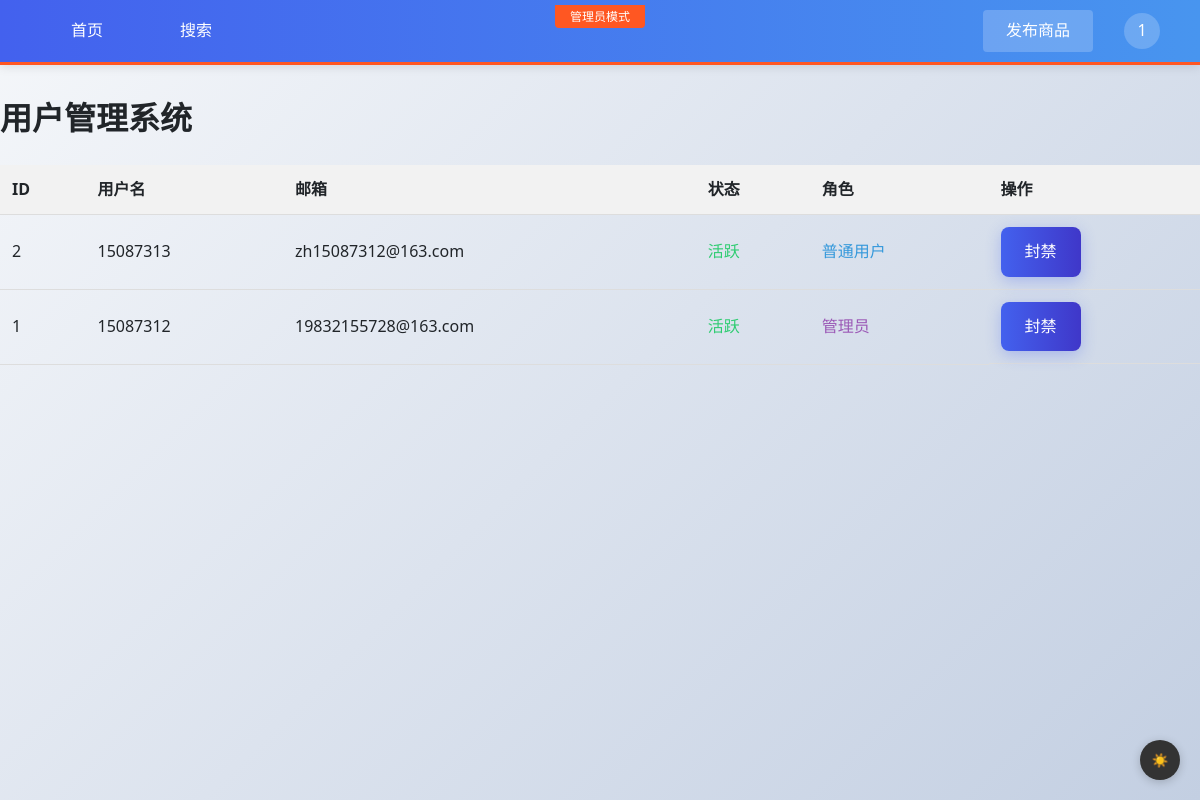
The app's page /admin/users (signed in) with its own data.
### models.py (models this page shows, shortened)
class User(UserMixin, db.Model):
    id = db.Column(db.Integer, primary_key=True)
    username = db.Column(db.String(80), unique=True, nullable=False)
    email = db.Column(db.String(120), unique=True, nullable=False)
    password_hash = db.Column(db.String(128), nullable=False)  # 存储哈希值而非明文
    email_confirmed = db.Column(db.Boolean, default=False)
    avatar = db.Column(db.String(120), nullable=True)
    is_admin = db.Column(db.Boolean, default=False)
    is_active = db.Column(db.Boolean, default=True)  # 用户状态(活跃/封禁)
    last_login = db.Column(db.DateTime)  # 最后登录时间
    @property
    def password(self):
        raise AttributeError('密码不可读')

### app.py (the view)
@app.route('/admin/users')
@login_required
def manage_users():
    if not current_user.is_admin:
        flash('无权访问此页面')
        return redirect(url_for('index'))
    users = User.query.order_by(User.id.desc()).all()
    return render_template('manage_users.html', users=users)

### app.py (called while the page is built, shortened)
@login_manager.user_loader
def load_user(user_id):  # 加载当前登录用户
    return User.query.get(int(user_id))

@app.before_request
def create_tables():  # 确保数据库表已创建
    global tables_created

### templates/manage_users.html (shortened to what this page needs)
{% extends "base.html" %}
{% block content %}
<div class="admin-container">
    <h1>用户管理系统</h1>
    <div class="user-list">
        <table>
            <thead>
                <tr>
                    <th>ID</th>
                    <th>用户名</th>
                    <th>邮箱</th>
                    <th>状态</th>
                    <th>角色</th>
                    <th>操作</th>
                </tr>
            </thead>
            <tbody>
                {% for user in users %}
                <tr>
                    <td>{{ user.id }}</td>
                    <td>{{ user.username }}</td>
                    <td>{{ user.email }}</td>
                    <td class="status-{{ 'active' if user.is_active else 'banned' }}">
                        {{ '活跃' if user.is_active else '封禁' }}
                    </td>
                    <td class="role-{{ 'admin' if user.is_admin else 'user' }}">
                        {{ '管理员' if user.is_admin else '普通用户' }}
                    </td>
                    <td class="actions">
                        <a href="{{ url_for('toggle_user', user_id=user.id) }}"
                           class="btn-gradient {{ 'danger' if user.is_active else 'success' }}">
                            {{ '封禁' if user.is_active else '解封' }}
                        </a>
                    </td>
                </tr>
                {% endfor %}
            </tbody>
        </table>
    </div>
</div>
{% endblock %}

### templates/base.html (shortened to what this page needs)
<!DOCTYPE html>
<html lang="zh">
<head>
    <link rel="stylesheet" href="{{ url_for('static', filename='style.css') }}">
</head>
<body>
    <div class="nav-placeholder"></div>
    {% if request.path.startswith('/admin') %}
    <div class="admin-mode-indicator">管理员模式</div>
    {% endif %}
    <nav class="fixed-nav">
        <div class="nav-content">
            <div class="nav-left">
                <a href="{{ url_for('index') }}" class="nav-link">首页</a>
                <a href="{{ url_for('search') }}" class="nav-link">搜索</a>
            </div>
            <div class="nav-right">
                {% if current_user.is_authenticated %}
                    <a href="{{ url_for('new_post') }}" class="nav-button">发布商品</a>
                {% endif %}
                {% if current_user.is_authenticated %}
                    <div class="nav-avatar" onclick="window.location.href='{{ url_for('profile') }}'">
                        <div class="avatar-img">
                            {{ current_user.username[0]|upper }}
                        </div>
                    </div>
                {% endif %}
            </div>
        </div>
    </nav>
    {% block content %}{% endblock %}
    <button class="dark-mode-toggle">
        ☀️
    </button>
</body>
</html>

### static/style.css (style rules this page uses)
:root { --primary: #4361ee; --secondary: #3f37c9; --accent: #4895ef; --dark: #212529; --light: #f8f9fa; --glass: rgba(255, 255, 255, 0.15); }
body { font-family: 'Segoe UI', system-ui, sans-serif; line-height: 1.6; color: var(--dark); background: linear-gradient(135deg, #f5f7fa 0%, #c3cfe2 100%); min-height: 100vh; margin: 0; padding: 0; }
.btn-gradient { background: linear-gradient(to right, var(--primary), var(--secondary)); color: white; border: none; padding: 12px 24px; border-radius: 8px; cursor: pointer; transition: all 0.3s ease; box-shadow: 0 4px 15px rgba(67, 97, 238, 0.3); font-weight: 500; text-decoration: none; display: inline-block; }
nav { background: linear-gradient(to right, #4361ee, #4895ef); color: white; padding: 1rem 2rem; box-shadow: 0 2px 10px rgba(0, 0, 0, 0.1); display: flex; justify-content: space-between; align-items: center; }
nav a { color: white; text-decoration: none; margin: 0 1rem; transition: all 0.3s; padding: 8px 12px; border-radius: 4px; }

### templates/manage_users.html (style rules this page uses)
.admin-container { max-width: 1200px; margin: 2rem auto; }
table { width: 100%; border-collapse: collapse; }
th, td { padding: 12px; text-align: left; border-bottom: 1px solid #ddd; }
th { background-color: #f2f2f2; }
.status-active { color: #2ecc71; }
.role-admin { color: #9b59b6; }
.role-user { color: #3498db; }
.actions { display: flex; gap: 10px; }

### records on screen
User: username "1", id "1", username "15087312", email "19832155728@163.com", is_active "活跃", is_admin "管理员", is_active "封禁"
User: id "2", username "15087313", email "zh15087312@163.com", is_active "活跃", is_admin "普通用户", is_active "封禁"
